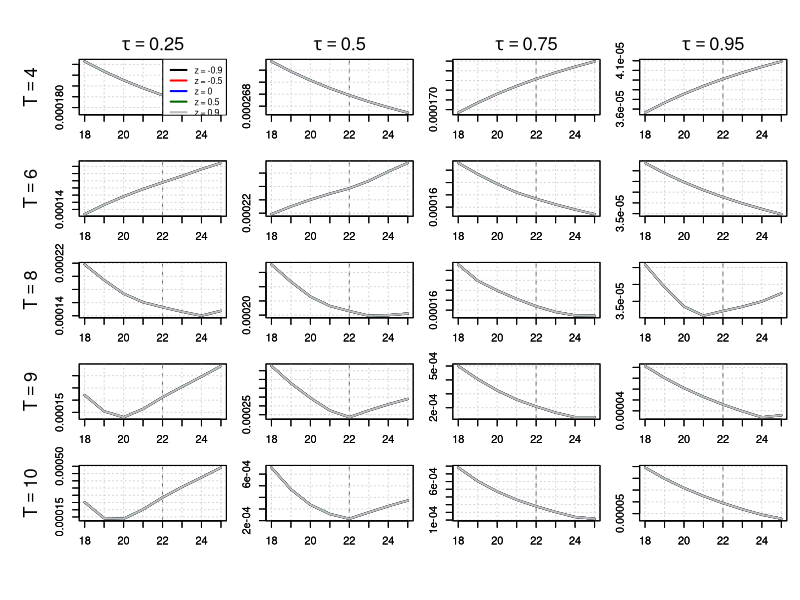

Source code (R):
# ---------------------------------------------------------------------------
# Figure 2 — Quantile-Based Peak Estimation with Asymmetric Laplace Noise
# Author: Said Maanan | Date: 2025-06-30
# ---------------------------------------------------------------------------

# ----------------- Asymmetric Laplace Sampler --------------------------
rasymmetric_laplace <- function(n, tau, scale = 1) {
  u <- runif(n)
  q <- 1 - tau
  signs <- ifelse(u < q, -1, 1)
  rates <- ifelse(u < q, 1 / ((1 - tau) * scale), 1 / (tau * scale))
  signs * rexp(n, rate = rates)
}

# ----------------- Quantile Loss and Estimation --------------------------
quantile_loss <- function(u, tau) u * (tau - (u < 0))

med_weighted_tau <- function(I, l, s, tau) {
  T <- length(I)
  x <- I * exp(((1:T) - l)^2 / s^2)
  w <- exp(-((1:T) - l)^2 / s^2)
  o <- order(x)
  k <- min(which(cumsum(w[o]) >= tau * sum(w)))
  x[o][k]
}

compute_a <- function(I, l, s, tau) med_weighted_tau(I, l, s, tau)

objective_function <- function(I, a, l, s, tau) {
  t <- seq_along(I)
  fitted <- a * exp(-((t - l)^2) / s^2)
  mean(quantile_loss(I - fitted, tau))
}

search_best_s <- function(I, l, tau) {
  optimize(function(s) objective_function(I, compute_a(I, l, s, tau), l, s, tau),
           interval = c(1, 20), tol = 1e-4)$minimum
}

# ----------------- Simulation Wrapper --------------------------
simulate_asymmetric_laplace_objective <- function(T, A, L, S, tau, z, snr, seed = NULL) {
  if (!is.null(seed)) set.seed(seed)
  signal <- A * exp(-((1:T) - L)^2 / S^2)
  
  # Compute scale b so that Var(noise) = (A / snr)^2
  # From asymmetric Laplace, Var = (1 - 2 * tau + 2 * tau^2) * b^2
  vtarget <- (A / snr)^2
  b <- sqrt(vtarget / (1 - 2 * tau + 2 * tau^2))
  
  noise <- rasymmetric_laplace(T, tau, scale = b)
  I <- signal + noise
  
  l_grid <- 18:25
  data.frame(
    l = l_grid,
    loss = sapply(l_grid, function(l) {
      s <- search_best_s(I, l, tau)
      a <- compute_a(I, l, s, tau)
      objective_function(I, a, l, s, tau)
    }),
    T = T, z = z
  )
}

# ----------------- Plotting Function --------------------------
plot_asymmetric_all_tau_T <- function(results_all, L_true) {
  Ts <- sort(unique(results_all$T))
  taus <- sort(unique(results_all$tau))
  z_vals <- sort(unique(results_all$z))
  colors <- c("black", "red", "blue", "darkgreen", "grey")
  
  nrow <- length(Ts)
  ncol <- length(taus)
  
  pdf(file = "figure2_asymmetric_laplace_all_tau_T.pdf", width = 2.5 * ncol, height = 2.5 * nrow)
  old_par <- par(mfrow = c(nrow, ncol), mar = c(2, 2, 1.5, 1), oma = c(4, 4, 3, 0))
  on.exit({ par(old_par); dev.off() })
  
  for (i in seq_along(Ts)) {
    for (j in seq_along(taus)) {
      T_val <- Ts[i]
      tau_val <- taus[j]
      df_sub <- subset(results_all, T == T_val & tau == tau_val)
      
      x_range <- range(df_sub$l)
      y_range <- range(df_sub$loss)
      
      plot(NA, xlim = x_range, ylim = y_range,
           xlab = "", ylab = "", main = "")
      abline(v = L_true, col = "gray40", lty = 2)
      grid()
      box()
      axis(1)
      axis(2)
      
      for (k in seq_along(z_vals)) {
        df_z <- subset(df_sub, z == z_vals[k])
        lines(df_z$l, df_z$loss, col = colors[k], lwd = 2)
      }
      
      if (j == 1) mtext(bquote(T == .(T_val)), side = 2, line = 3, cex = 1.1)
      if (i == 1) mtext(bquote(tau == .(tau_val)), side = 3, line = 0.5, cex = 1.1)
      
      if (i == 1 && j == 1) {
        legend("topright", legend = paste("z =", z_vals),
               col = colors, lwd = 2, cex = 0.8, bty = "o")
      }
    }
  }
}

# ----------------- Main Execution --------------------------
A_true <- 1
L_true <- 22
S_true <- 10
snr <- 1000
seed <- 280
T_vals <- c(4, 6, 8, 9, 10)
z_vals <- c(-0.9, -0.5, 0, 0.5, 0.9)

results_all <- do.call(rbind, lapply(c(0.25, 0.5, 0.75, 0.95), function(tau_val) {
  do.call(rbind, lapply(z_vals, function(z) {
    do.call(rbind, lapply(T_vals, function(T) {
      simulate_asymmetric_laplace_objective(T, A_true, L_true, S_true, tau_val, z, snr, seed)
    })) -> res_z
    res_z$z <- z
    res_z$tau <- tau_val
    res_z
  }))
}))

plot_asymmetric_all_tau_T(results_all, L_true)
cat("Figure 2 (asymmetric Laplace) saved to figure2_asymmetric_laplace_all_tau_T.pdf\n")
